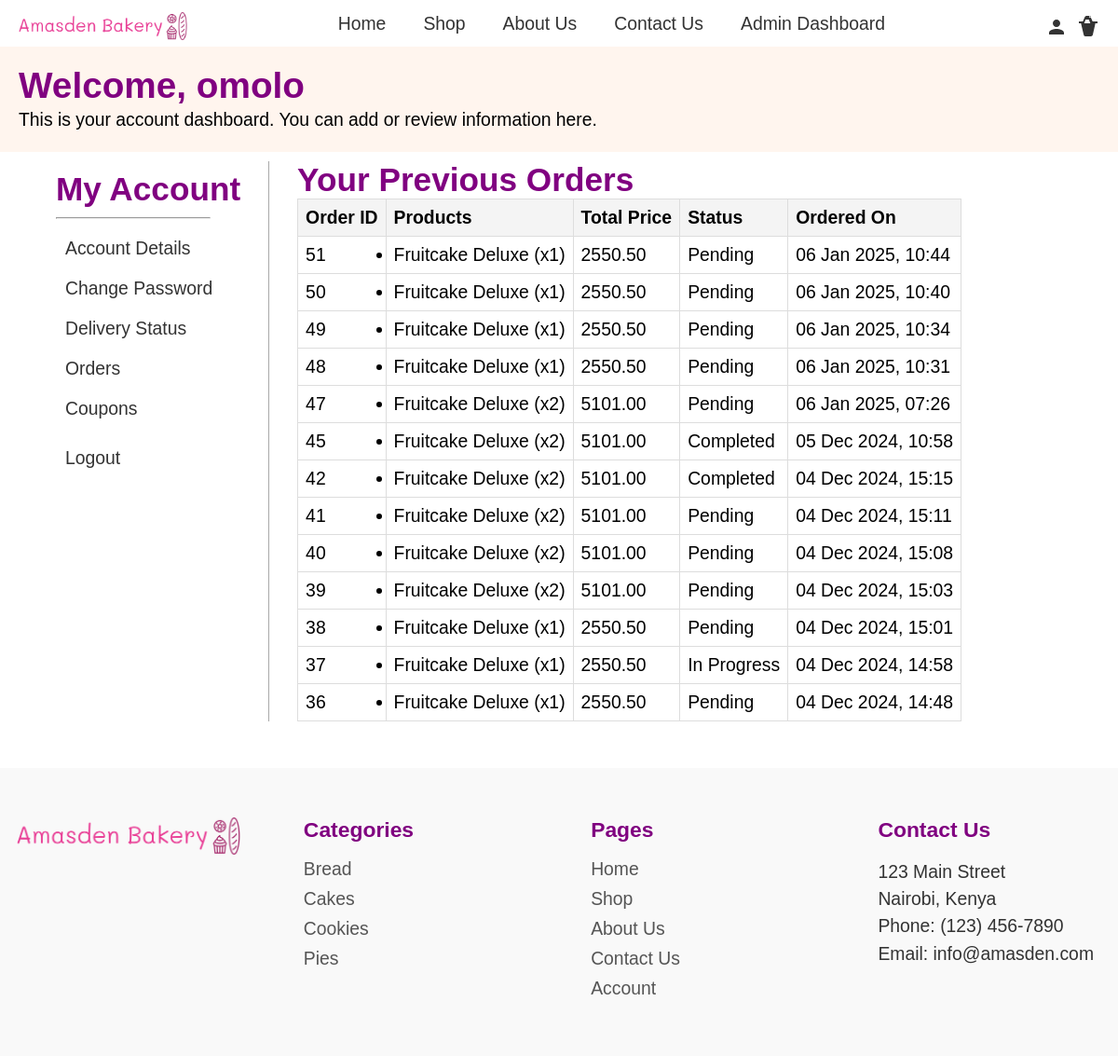
The page /user_dashboard/orders/ (signed in) on the database its author committed.
### bakery/models.py (models this page shows, shortened)
class Order(models.Model):
    STATUS_CHOICES = [
        ('Pending', 'Pending'),
        ('In Progress', 'In Progress'),
        ('Completed', 'Completed'),
        ('Cancelled', 'Cancelled'),
    ]
    PAYMENT_STATUS_CHOICES = [
        ('Pending', 'Pending'),
        ('Completed', 'Completed'),
        ('Failed', 'Failed'),
        ('Cancelled', 'Cancelled'),
    ]
    user = models.ForeignKey(User, on_delete=models.CASCADE, null=True, blank=True)
    cart = models.ForeignKey(Cart, on_delete=models.CASCADE, null=True, blank=True)
    status = models.CharField(max_length=20, choices=STATUS_CHOICES, default='Pending')
    created_at = models.DateTimeField(auto_now_add=True)
    estimated_delivery_time = models.DateTimeField(blank=True, null=True)
    total_price = models.DecimalField(max_digits=10, decimal_places=2, default=0)
    payment_status = models.CharField(max_length=20, choices=PAYMENT_STATUS_CHOICES, default='Pending')

class OrderItem(models.Model):
    order = models.ForeignKey(Order, on_delete=models.CASCADE, related_name='order_items')
    product = models.ForeignKey(BakeryItem, on_delete=models.CASCADE)
    quantity = models.PositiveIntegerField()
    total_price = models.DecimalField(max_digits=10, decimal_places=2)

class BakeryItem(models.Model):
    name = models.CharField(max_length=100, unique=True)
    description = models.TextField()
    price = models.DecimalField(max_digits=6, decimal_places=2)
    image = models.ImageField(upload_to='bakery_images/')
    available = models.BooleanField(default=True)
    slug = models.SlugField(unique=True, blank=True)
    category = models.ForeignKey(Category, on_delete=models.CASCADE, related_name='items', null=True, blank=True)
    ingredients = models.TextField(blank=True)
    sales = models.IntegerField(default=0)

### user_dashboard/views.py (the view)
# urls.py: path('orders/', views.orders, name='orders'),
@login_required
def orders(request):
    orders = Order.objects.filter(user=request.user).order_by('-created_at')  # Orders sorted by latest
    return render(request, 'user_dashboard/orders.html', {'orders': orders})

### bakery/templates/user_dashboard/orders.html
{% extends 'user_dashboard/template.html' %}
{% block dashboard_content %}
<h2>Your Previous Orders</h2>
{% if orders %}
    <table class="order-table">
        <thead>
            <tr>
                <th>Order ID</th>
                <th>Products</th>
                <th>Total Price</th>
                <th>Status</th>
                <th>Ordered On</th>
            </tr>
        </thead>
        <tbody>
            {% for order in orders %}
                <tr>
                    <td>{{ order.id }}</td>
                    <td>
                        <ul>
                            {% for item in order.order_items.all %}
                                <li>{{ item.product.name }} (x{{ item.quantity }})</li>
                            {% endfor %}
                        </ul>
                    </td>
                    <td>{{ order.total_price }}</td>
                    <td>{{ order.status }}</td>
                    <td>{{ order.created_at|date:"d M Y, H:i" }}</td>
                </tr>
            {% endfor %}
        </tbody>
    </table>
{% else %}
    <p>You have no orders yet.</p>
{% endif %}
{% endblock %}

### bakery/templates/user_dashboard/template.html (shortened to what this page needs)
{% load static %}
{% include "bakery/header.html" %}
<div class="user_dashboard_details">
    <h1>Welcome, {{ user.username }}</h1>
    <p>This is your account dashboard. You can add or review information here.</p>
</div>
<div class="dashboard_div">
<aside class="user_aside">
    <nav>
        <h2>My Account</h2>
        <hr class="horizontal">
        <ul>
            <li class="nav-item"><a href="{% url 'user_dashboard:account_details' %}" class="nav-link">Account Details</a></li>
            <li class="nav-item"><a href="{% url 'user_dashboard:change_password' %}" class="nav-link">Change Password</a></li>
            <li class="nav-item"><a href="" class="nav-link">Delivery Status</a></li>
            <li class="nav-item"><a href="{% url 'user_dashboard:orders' %}" class="nav-link">Orders</a></li>
            <li class="nav-item"><a href="{% url 'user_dashboard:coupons' %}" class="nav-link">Coupons</a></li>
            <li class="nav-item"><form method="POST" action="{% url 'logout' %}">
                <button type="submit" class="nav-link">Logout</button>
            </form></li>
        </ul>
    </nav>
</aside>
<div class="dashboard_section">
{% block dashboard_content %}
{% endblock %}
</div>
</div>
{% include "bakery/footer.html" %}

### bakery/static/css/master.css (style rules this page uses)
* { margin: 0; padding: 0; box-sizing: border-box; font-family: Arial, sans-serif; font-size: 1.1rem; }
body { margin-top: 50px; display: flex; flex-direction: column; align-items: center; justify-content: center; width: 100%; }
h1 { font-size: 2.2rem; color: purple; }
h2 { font-size: 2rem; color: purple; }
p { line-height: 1.5; }
.nav-link { padding: 10px; font-weight: 500; color: #333; text-decoration: none; transition: color 0.2s ease-in-out, background-color 0.2s ease-in-out; }
.nav-item { padding: 10px; }

### bakery/static/css/user_dashboard.css (style rules this page uses)
.user_aside ul li { list-style: none; text-decoration: none; }
.user_aside ul li a { text-decoration: none; }
.user_aside { align-self: flex-start; margin: 10px 10px 10px 50px; flex-shrink: 0; }
.user_aside h2 { margin-left: 10px; }
.user_aside button { border: none; background-color: #fff; margin: 0; cursor: pointer; }
.horizontal { height: 1px; width: 80%; margin: 10px; background-color: darkgray; }
.dashboard_section { border-left: 1px solid darkgray; padding-left: 30px; margin-left: 20px; }
.dashboard_div { display: flex; flex-direction: row; width: 100%; margin-top: 10px; }
.user_dashboard_details { background-color: seashell; width: 100%; padding: 20px; }
.order-table { width: 100%; border-collapse: collapse; }
.order-table th, .order-table td { border: 1px solid #ddd; padding: 8px; }
.order-table th { background-color: #f4f4f4; text-align: left; }

### rows shown on the page
Order: id "51", total_price "2550.50", status "Pending", created_at "06 Jan 2025, 10:44"
OrderItem: product.name "Fruitcake Deluxe", quantity "1"
Order: id "50", total_price "2550.50", status "Pending", created_at "06 Jan 2025, 10:40"
OrderItem: product.name "Fruitcake Deluxe", quantity "1"
Order: id "49", total_price "2550.50", status "Pending", created_at "06 Jan 2025, 10:34"
OrderItem: product.name "Fruitcake Deluxe", quantity "1"
Order: id "48", total_price "2550.50", status "Pending", created_at "06 Jan 2025, 10:31"
OrderItem: product.name "Fruitcake Deluxe", quantity "1"
Order: id "47", total_price "5101.00", status "Pending", created_at "06 Jan 2025, 07:26"
OrderItem: product.name "Fruitcake Deluxe", quantity "2"
Order: id "45", total_price "5101.00", status "Completed", created_at "05 Dec 2024, 10:58"
OrderItem: product.name "Fruitcake Deluxe", quantity "2"
Order: id "42", total_price "5101.00", status "Completed", created_at "04 Dec 2024, 15:15"
OrderItem: product.name "Fruitcake Deluxe", quantity "2"
Order: id "41", total_price "5101.00", status "Pending", created_at "04 Dec 2024, 15:11"
OrderItem: product.name "Fruitcake Deluxe", quantity "2"
Order: id "40", total_price "5101.00", status "Pending", created_at "04 Dec 2024, 15:08"
OrderItem: product.name "Fruitcake Deluxe", quantity "2"
Order: id "39", total_price "5101.00", status "Pending", created_at "04 Dec 2024, 15:03"
OrderItem: product.name "Fruitcake Deluxe", quantity "2"
Order: id "38", total_price "2550.50", status "Pending", created_at "04 Dec 2024, 15:01"
OrderItem: product.name "Fruitcake Deluxe", quantity "1"
Order: id "37", total_price "2550.50", status "In Progress", created_at "04 Dec 2024, 14:58"
OrderItem: product.name "Fruitcake Deluxe", quantity "1"
Order: id "36", total_price "2550.50", status "Pending", created_at "04 Dec 2024, 14:48"
OrderItem: product.name "Fruitcake Deluxe", quantity "1"

### other values the page prints
{{ user.username }} "omolo"
